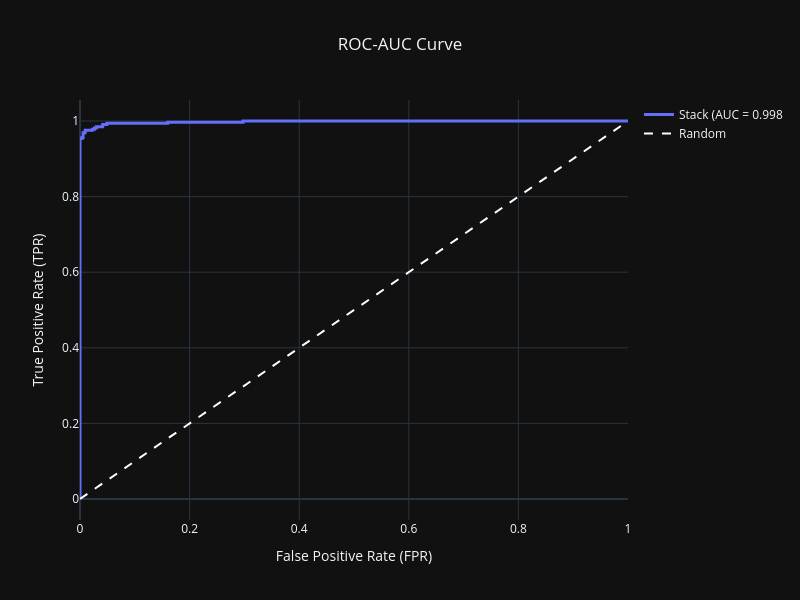

Notebook code for this chart:
### Markdown cell above
**3. ROC-AUC Curve**

### Code cell
fig7 = go.Figure()

y_prob = stack.predict_proba(X_test)[:,1]

fpr, tpr , threshold = roc_curve(y_test, y_prob)

fig7.add_trace(
    go.Scatter(
        x=fpr,
        y=tpr,
        mode='lines',
        name= f"Stack (AUC = {roc_auc_score(y_test, y_prob):.3f}",
        line=dict(width=3)
    )
)

fig7.add_trace(
    go.Scatter(
        x=[0,1],
        y=[0,1],
        mode='lines',
        name= "Random",
        line=dict(color='white', dash='dash', width=2)
    )
)

fig7.update_layout(
    title="ROC-AUC Curve",
    title_x=0.5,
    xaxis_title="False Positive Rate (FPR)",
    yaxis_title="True Positive Rate (TPR)",
    template="plotly_dark",
    width=800,
    height=600
).show()

### Figure 1 — Plotly figure (JSON) as saved in the notebook; plotly's stock layout.template omitted (floating-point values rounded to 4 significant figures)
{"data": [{"line": {"width": 3}, "mode": "lines", "name": "Stack (AUC = 0.998", "type": "scatter", "x": [0.0, 0.0, 0.0, 0.003766, 0.003766, 0.00565, 0.00565, 0.009416, 0.009416, 0.0226, 0.0226, 0.02637, 0.02637, 0.03013, 0.03013, 0.04143, 0.04143, 0.04896, 0.04896, 0.1601, 0.1601, 0.2976, 0.2976, 1.0], "y": [0.0, 0.003096, 0.9536, 0.9536, 0.9567, 0.9567, 0.969, 0.969, 0.9752, 0.9752, 0.9783, 0.9783, 0.9814, 0.9814, 0.9845, 0.9845, 0.9907, 0.9907, 0.9938, 0.9938, 0.9969, 0.9969, 1.0, 1.0]}, {"line": {"color": "white", "dash": "dash", "width": 2}, "mode": "lines", "name": "Random", "type": "scatter", "x": [0, 1], "y": [0, 1]}], "layout": {"height": 600, "title": {"text": "ROC-AUC Curve", "x": 0.5}, "width": 800, "xaxis": {"title": {"text": "False Positive Rate (FPR)"}}, "yaxis": {"title": {"text": "True Positive Rate (TPR)"}}}}
